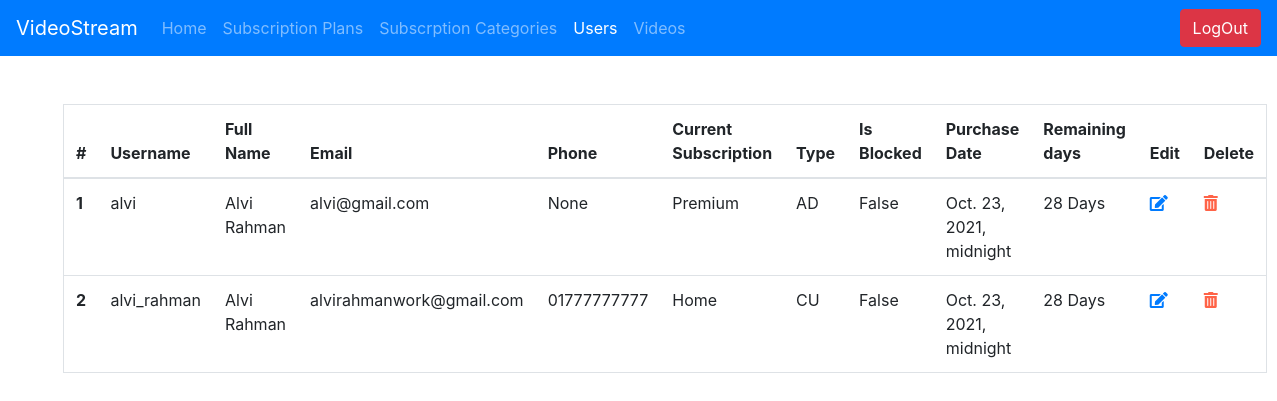
Page /video_stream_admin/user_list/ (signed in) on the earlier database version.
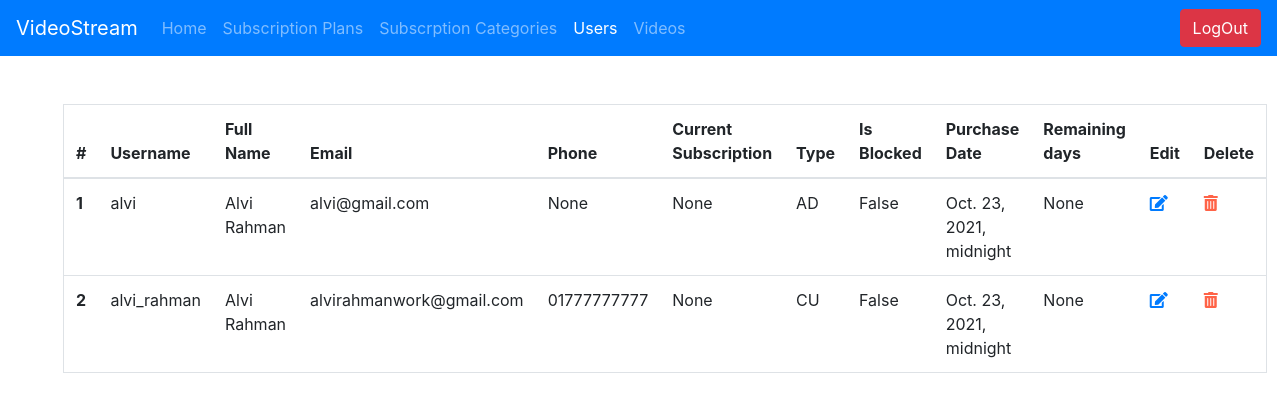
Same page on the later database version.
### video_stream_app/models.py (models this page shows, shortened)
class User(AbstractUser):
    TYPE_CHOICES = [
        ('AD', 'Admin'), ('CU', 'Customer')
    ]
    id = models.AutoField(primary_key=True)
    username = models.CharField(
        max_length=255, blank=False, null=False, unique=True)
    full_name = models.CharField(max_length=255, blank=True, null=True)
    password = models.CharField(max_length=255, blank=False, null=False)
    email = models.CharField(max_length=255, blank=False, null=False)
    phone = models.CharField(max_length=15, null=True, blank=True)
    user_subscription = models.ForeignKey(Subscription, on_delete=models.SET_NULL,
                                          blank=True, null=True, related_name="subscription")
    user_type = models.CharField(
        choices=TYPE_CHOICES, max_length=50, blank=True, default="CU")
    is_subscribed = models.BooleanField(default=False)
    is_blocked = models.BooleanField(default=False)
    purchase_date = models.DateTimeField(blank=True, null=True)
    created_at = models.DateTimeField(auto_now_add=True)
    updated_at = models.DateField(auto_now=True)
    __prev_subscription = None
    def __init__(self, *args, **kwargs):
        super().__init__(*args, **kwargs)
        self.__prev_subscription = self.user_subscription

class Subscription(models.Model):
    id = models.AutoField(primary_key=True)
    subscription_type = models.ForeignKey(SubscriptionType,
                                          on_delete=models.SET_NULL, blank=True, null=True)
    subscription_price = models.DecimalField(
        max_digits=10, decimal_places=2, default=0)
    subscription_validity = models.IntegerField(
        default=0, verbose_name='subscription_validity (Months)')
    created_at = models.DateTimeField(auto_now_add=True)
    updated_at = models.DateField(auto_now=True)
    def __str__(self):
        return self.subscription_type.type_name

class SubscriptionType(models.Model):
    id = models.AutoField(primary_key=True)
    type_name = models.CharField(
        max_length=50, blank=False, null=False, unique=True)

### video_stream_app/views.py (the view)
# urls.py: path('video_stream_admin/user_list/', views.user_list,
@login_required(login_url='/video_stream_admin/')
def user_list(request):
    return render(request, 'video_stream_app/users_view.html',
                  {
                      'users': models.User.objects.all(),
                      'title': 'Users',
                      'is_logged_in': request.user.is_authenticated,
                      'users_link': 'active',
                      'admin': True
                  })

### video_stream_app/templatetags/custom_tags.py (called while the page is built)
@register.filter(name='calculate_time')
def calculate_time(base_time, months, views=False):
    try:
        if views:
            return ((base_time + timezone.timedelta(days=months*30)) - timezone.now()).days
        else:
            return f"{((base_time + timezone.timedelta(days=months*30)) - timezone.now()).days} Days"
    except:
        return None

### video_stream_app/templates/video_stream_app/users_view.html (shortened to what this page needs)
{% extends 'base.html' %}
{% load custom_tags %}
{% load static %}
{% block content %}
    <div class="container m-5">
        <table class="table border">
            <thead>
                <tr>
                    <th scope="col">#</th>
                    <th scope="col">Username</th>
                    <th scope="col">Full Name</th>
                    <th scope="col">Email</th>
                    <th scope="col">Phone</th>
                    <th scope="col">Current Subscription</th>
                    <th scope="col">Type</th>
                    <th scope="col">Is Blocked</th>
                    <th scope="col">Purchase Date</th>
                    <th scope="col">Remaining days</th>
                    <th scope="col">Edit</th>
                    <th scope="col">Delete</th>
                </tr>
            </thead>
            <tbody>
            {% for user in users %}
                <tr>
                    <th scope="row">{{ forloop.counter }}</th>
                    <td>{{ user.username }}</td>
                    <td>{{ user.full_name }}</td>
                    <td>{{ user.email }}</td>
                    <td>{{ user.phone }}</td>
                    <td>
                        {% if user.user_subscription %}
                            {{ user.user_subscription }}
                        {% else %}
                            None
                        {% endif %}
                    </td>
                    <td>{{ user.user_type }}</td>
                    <td>{{ user.is_blocked }}</td>
                    <td>{{ user.purchase_date }}</td>
                    {% if user.user_subscription %}
                        <td>{{ user.purchase_date|calculate_time:user.user_subscription.subscription_validity }}</td>
                    {% else %}
                        <td> None </td>
                    {% endif %}
                    <td><a href="/video_stream_admin/user/edit__{{ user.pk }}/"><i class="fas fa-edit"></i></a></td>
                    <td><a onclick="deleteFunc({{ user.pk }})" href="" ><i class="fas fa-trash-alt" style="color: tomato"></i></a></td>
                </tr>
            {% endfor %}
            </tbody>
        </table>
    </div>
{% endblock %}

Differences in the rows shown:
changed User "alvi": user_subscription "Premium" → (not shown); purchase_date|calculate_time "28 Days" → (not shown); now shows "None None"
changed User "alvi_rahman": user_subscription "Home" → (not shown); purchase_date|calculate_time "28 Days" → (not shown); now shows "None None"
